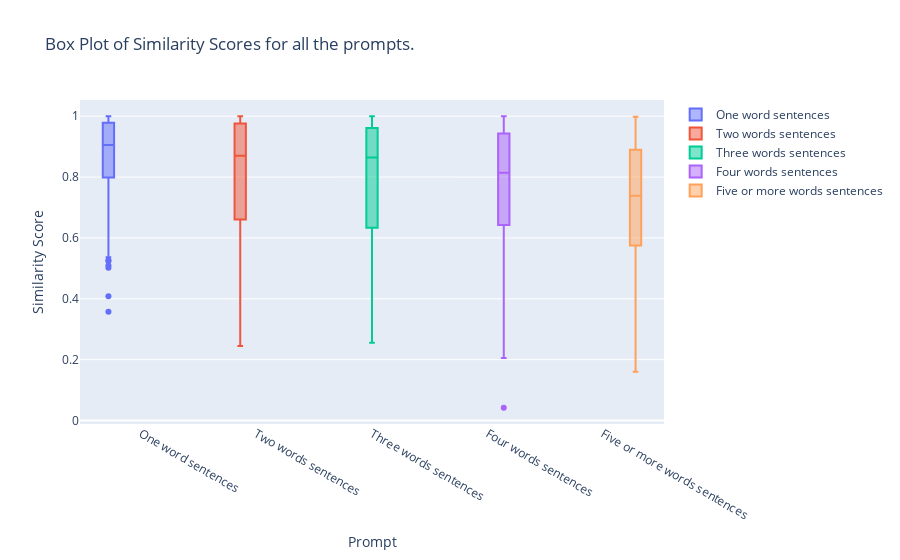

The notebook cell this image was saved under:
### Code cell
import plotly.graph_objects as go
fig = go.Figure()

fig.add_trace(go.Box(y=percentages['one-word sentence'], name='One word sentences'))
fig.add_trace(go.Box(y=percentages['two-word sentence'], name='Two words sentences'))
fig.add_trace(go.Box(y=percentages['three-word sentence'], name='Three words sentences'))
fig.add_trace(go.Box(y=percentages['four-word sentence'], name='Four words sentences'))
fig.add_trace(go.Box(y=percentages['five-word sentence'], name='Five or more words sentences'))

# Update layout
fig.update_layout(
    title='Box Plot of Similarity Scores for all the prompts.',
    yaxis_title='Similarity Score',
    xaxis_title='Prompt',
    boxmode='group'
)

# Show plot
fig.show()
